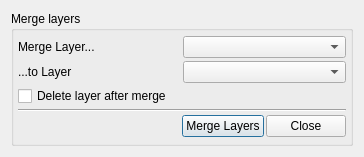
<?xml version="1.0" encoding="UTF-8"?>
<ui version="4.0">
 <class>MergeLayers</class>
 <widget class="QDialog" name="MergeLayers">
  <property name="geometry">
   <rect>
    <x>0</x>
    <y>0</y>
    <width>364</width>
    <height>157</height>
   </rect>
  </property>
  <property name="windowTitle">
   <string>Merge Layers</string>
  </property>
  <layout class="QVBoxLayout" name="verticalLayout_2">
   <item>
    <widget class="QGroupBox" name="groupBox">
     <property name="title">
      <string>Merge layers</string>
     </property>
     <layout class="QVBoxLayout" name="verticalLayout">
      <property name="spacing">
       <number>2</number>
      </property>
      <property name="leftMargin">
       <number>4</number>
      </property>
      <property name="topMargin">
       <number>4</number>
      </property>
      <property name="rightMargin">
       <number>4</number>
      </property>
      <property name="bottomMargin">
       <number>4</number>
      </property>
      <item>
       <layout class="QHBoxLayout" name="horizontalLayout_2">
        <item>
         <widget class="QLabel" name="labFroLayer">
          <property name="text">
           <string>Merge Layer...</string>
          </property>
         </widget>
        </item>
        <item>
         <widget class="QComboBox" name="cbFromLayer"/>
        </item>
       </layout>
      </item>
      <item>
       <layout class="QHBoxLayout" name="horizontalLayout_3">
        <item>
         <widget class="QLabel" name="labToLayer">
          <property name="text">
           <string>...to Layer</string>
          </property>
         </widget>
        </item>
        <item>
         <widget class="QComboBox" name="cbToLayer"/>
        </item>
       </layout>
      </item>
      <item>
       <widget class="QCheckBox" name="cbDeleteLayer">
        <property name="text">
         <string>Delete layer after merge</string>
        </property>
       </widget>
      </item>
      <item>
       <widget class="Line" name="line">
        <property name="orientation">
         <enum>Qt::Horizontal</enum>
        </property>
       </widget>
      </item>
      <item>
       <layout class="QHBoxLayout" name="horizontalLayout">
        <item>
         <spacer name="horizontalSpacer">
          <property name="orientation">
           <enum>Qt::Horizontal</enum>
          </property>
          <property name="sizeHint" stdset="0">
           <size>
            <width>40</width>
            <height>20</height>
           </size>
          </property>
         </spacer>
        </item>
        <item>
         <widget class="QPushButton" name="btnMerge">
          <property name="text">
           <string>Merge Layers</string>
          </property>
         </widget>
        </item>
        <item>
         <widget class="QPushButton" name="btnClose">
          <property name="text">
           <string>Close</string>
          </property>
         </widget>
        </item>
       </layout>
      </item>
     </layout>
    </widget>
   </item>
  </layout>
 </widget>
 <resources/>
 <connections/>
</ui>
